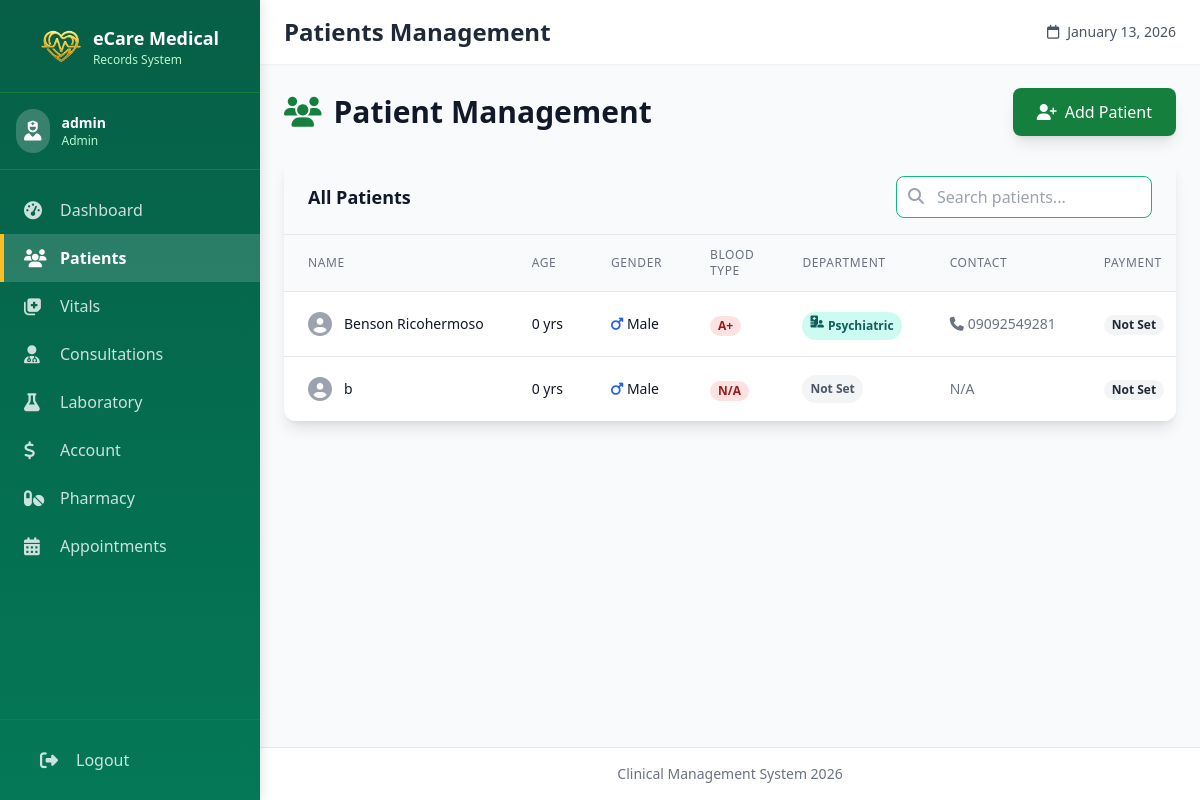
The app's page /patients (signed in) with its own data.
### tables this page shows
CREATE TABLE patients (
            id INTEGER PRIMARY KEY AUTOINCREMENT,
            name TEXT NOT NULL,
            date_of_birth TEXT NOT NULL,
            gender TEXT NOT NULL,
            blood_type TEXT,
            allergies TEXT,
            contact TEXT,
            address TEXT,
            payment_method TEXT,
            created_at TIMESTAMP DEFAULT CURRENT_TIMESTAMP,
            updated_at TIMESTAMP DEFAULT CURRENT_TIMESTAMP
        , department TEXT);

### app.py (the view)
@app.route('/patients')
@login_required
def patients():
    db = get_db()
    patients_list = db.execute(
        'SELECT * FROM patients ORDER BY name'
    ).fetchall()
    today = datetime.now().strftime('%Y-%m-%d')
    return render_template('patients.html', patients=patients_list, today=today)

### app.py (called while the page is built)
def login_required(f):
    @wraps(f)
    def decorated_function(*args, **kwargs):
        if 'user_id' not in session:
            flash('Please log in to access this page.', 'warning')
            return redirect(url_for('login'))
        return f(*args, **kwargs)
    return decorated_function

### models/database.py (called while the page is built)
def get_db():
    if 'db' not in g:
        g.db = sqlite3.connect(
            current_app.config['DATABASE'],
            detect_types=sqlite3.PARSE_DECLTYPES
        )
        g.db.row_factory = sqlite3.Row
        g.db.execute('PRAGMA foreign_keys = ON')
    return g.db

### templates/patients.html (shortened to what this page needs)
{% extends "layout.html" %}
{% block content %}
<div class="slide-in">
    <div class="flex justify-between items-center mb-6">
        <h1 class="text-3xl font-bold text-gray-900">
            <i class="fas fa-users mr-3 text-green-700"></i>Patient Management
        </h1>
        <button onclick="openAddPatientModal()"
                class="bg-green-700 hover:bg-green-800 text-white px-6 py-3 rounded-lg font-medium shadow-lg">
            <i class="fas fa-user-plus mr-2"></i>Add Patient
        </button>
    </div>
    <div class="bg-white rounded-xl shadow-lg overflow-hidden">
        <div class="px-6 py-4 bg-gray-50 border-b">
            <div class="flex justify-between items-center">
                <h2 class="text-lg font-semibold text-gray-900">All Patients</h2>
                <div class="relative">
                    <input type="text"
                           id="searchPatient"
                           placeholder="Search patients..."
                           onkeyup="searchPatients()"
                           class="w-64 px-4 py-2 pl-10 border border-gray-300 rounded-lg focus:outline-none focus:ring-2 focus:ring-green-500">
                    <i class="fas fa-search absolute left-3 top-3 text-gray-400"></i>
                </div>
            </div>
        </div>
        {% if patients %}
        <div class="overflow-x-auto">
            <table class="min-w-full divide-y divide-gray-200">
                <thead class="bg-gray-50">
                    <tr>
                        <th class="px-6 py-3 text-left text-xs font-medium text-gray-500 uppercase tracking-wider">Name</th>
                        <th class="px-6 py-3 text-left text-xs font-medium text-gray-500 uppercase tracking-wider">Age</th>
                        <th class="px-6 py-3 text-left text-xs font-medium text-gray-500 uppercase tracking-wider">Gender</th>
                        <th class="px-6 py-3 text-left text-xs font-medium text-gray-500 uppercase tracking-wider">Blood Type</th>
                        <th class="px-6 py-3 text-left text-xs font-medium text-gray-500 uppercase tracking-wider">Department</th>
                        <th class="px-6 py-3 text-left text-xs font-medium text-gray-500 uppercase tracking-wider">Contact</th>
                        <th class="px-6 py-3 text-left text-xs font-medium text-gray-500 uppercase tracking-wider">Payment</th>
                    </tr>
                </thead>
                <tbody id="patientsTableBody" class="bg-white divide-y divide-gray-200">
                    {% for patient in patients %}
                    <tr class="hover:bg-gray-50">
                        <td class="px-6 py-4 whitespace-nowrap">
                            <div class="flex items-center">
                                <i class="fas fa-user-circle text-gray-400 text-2xl mr-3"></i>
                                <div>
                                    <div class="text-sm font-medium text-gray-900">{{ patient.name }}</div>
                                </div>
                            </div>
                        </td>
                        <td class="px-6 py-4 whitespace-nowrap text-sm text-gray-900">
                            <span class="calculate-age" data-dob="{{ patient.date_of_birth }}"></span>
                        </td>
                        <td class="px-6 py-4 whitespace-nowrap text-sm text-gray-900">
                            {% if patient.gender == 'Male' %}
                            <i class="fas fa-mars text-blue-600"></i>
                            {% else %}
                            <i class="fas fa-venus text-pink-600"></i>
                            {% endif %}
                            {{ patient.gender }}
                        </td>
                        <td class="px-6 py-4 whitespace-nowrap">
                            <span class="px-2 inline-flex text-xs leading-5 font-semibold rounded-full bg-red-100 text-red-800">
                                {{ patient.blood_type or 'N/A' }}
                            </span>
                        </td>
                        <td class="px-6 py-4 whitespace-nowrap">
                            {% if patient.department %}
                            <span class="px-2 py-1 inline-flex text-xs leading-5 font-semibold rounded-full
                                {% if patient.department == 'ER' %}bg-red-100 text-red-800
                                {% elif patient.department == 'ICU' %}bg-purple-100 text-purple-800
                                {% elif patient.department == 'OPD' %}bg-blue-100 text-blue-800
                                {% else %}bg-teal-100 text-teal-800{% endif %}">
                                <i class="fas fa-hospital-user mr-1"></i>{{ patient.department }}
                            </span>
                            {% else %}
                            <span class="px-2 py-1 inline-flex text-xs leading-5 font-semibold rounded-full bg-gray-100 text-gray-600">
                                Not Set
                            </span>
                            {% endif %}
                        </td>
                        <td class="px-6 py-4 whitespace-nowrap text-sm text-gray-500">
                            {% if patient.contact %}
                            <i class="fas fa-phone mr-1"></i>{{ patient.contact }}
                            {% else %}
                            N/A
                            {% endif %}
                        </td>
                        <td class="px-6 py-4 whitespace-nowrap text-sm text-gray-900">
                            {% if patient.payment_method %}
                            <span class="px-2 inline-flex text-xs leading-5 font-semibold rounded-full bg-green-100 text-green-800">
                                <i class="fas fa-credit-card mr-1"></i>{{ patient.payment_method }}
                            </span>
                            {% else %}
                            <span class="px-2 inline-flex text-xs leading-5 font-semibold rounded-full bg-gray-100 text-gray-800">
                                Not Set
                            </span>
                            {% endif %}
                        </td>
                    </tr>
                    {% endfor %}
                </tbody>
            </table>
        </div>
        {% else %}
        <div class="text-center py-12 text-gray-500">
            <i class="fas fa-user-slash text-5xl mb-4"></i>
            <p class="text-lg">No patients registered yet.</p>
        </div>
        {% endif %}
    </div>
</div>
{% endblock %}

### static/css/custom.css (style rules this page uses)
input:valid { border-color: #10b981; }

### templates/layout.html (style rules this page uses)
* { box-sizing: border-box; margin: 0; padding: 0; }
body { font-family: system-ui, -apple-system, sans-serif; line-height: 1.6; }
.slide-in { animation: slideIn 0.3s ease-out; }

### records on screen
patients: name "Benson Ricohermoso", gender "Male", blood_type "A+", department "Psychiatric", contact "09092549281", payment_method "Not Set"
patients: name "b", gender "Male", blood_type "N/A", department "Not Set", contact "N/A", payment_method "Not Set"

### other values on screen
{{ session.username }} "admin"
{{ session.role|title }} "Admin"
